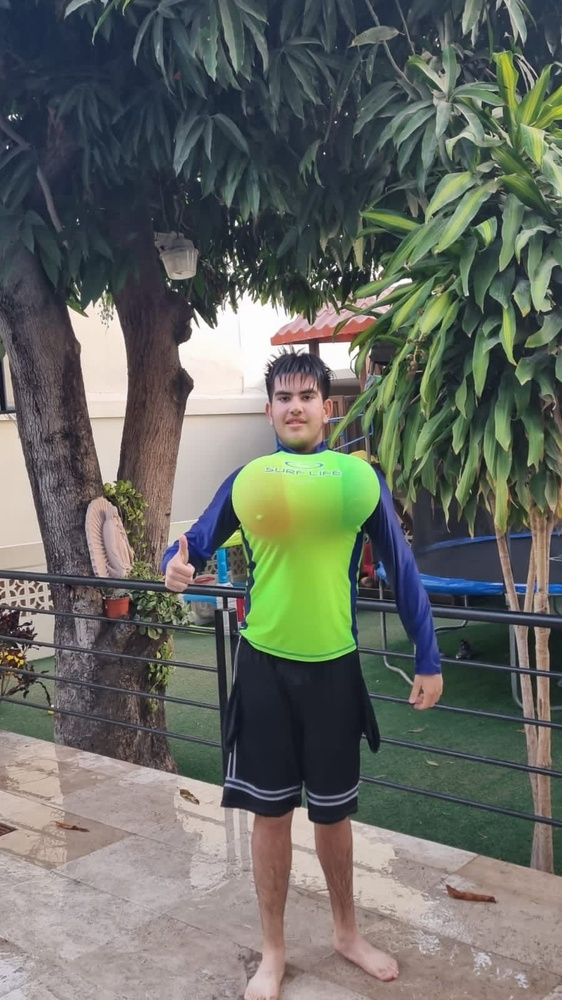
#> input picture camaraView/testImg/WhatsApp Image 2026-02-16 at 5.47.56 PM.jpeg, 562 x 1000 px, shrunk from 900 x 1600 before the run, given in place of the camera
$ python profe.py
#> lines starting #> are read from the running program, lines starting #| are printed output that depends on the picture; after the words box and inside, x2 and y2 are one past the last pixel; in counts of white or black regions, pixels touching at a corner belong together
import cv2
import numpy as np

cap = cv2.VideoCapture(0)
contador=0
while True:
    contador=contador+1
    ret, frame = cap.read()
#> frame is the input picture: shape (1000, 562, 3); mean B, G, R 99.1, 106.2, 102.6
    frameMostrar=cv2.cvtColor(frame,cv2.COLOR_BGR2GRAY)
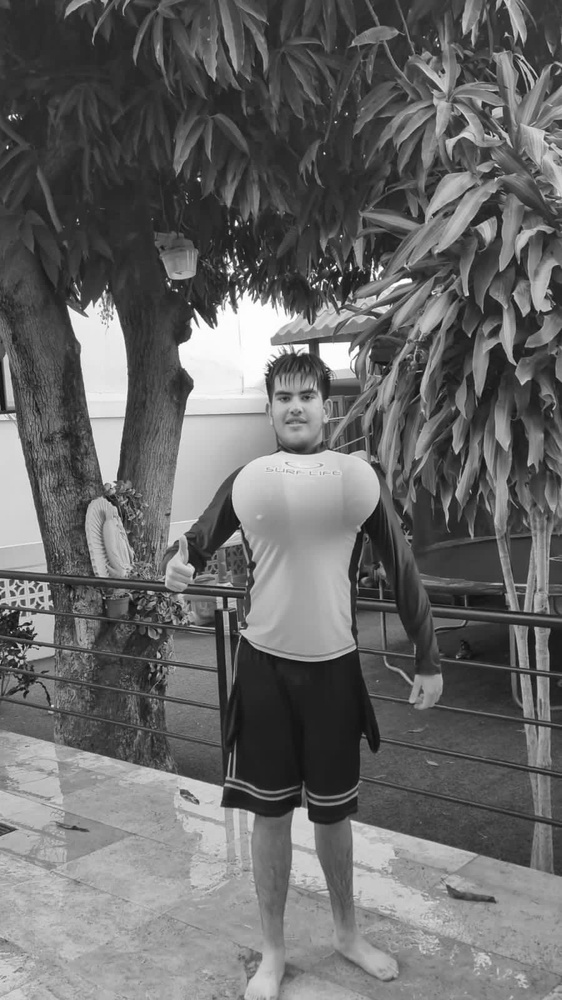
#> frameMostrar: shape (1000, 562); min 11, max 255, mean 104.3
    _,frameGries=cv2.threshold(frameMostrar,0,255,cv2.THRESH_BINARY+cv2.THRESH_OTSU)
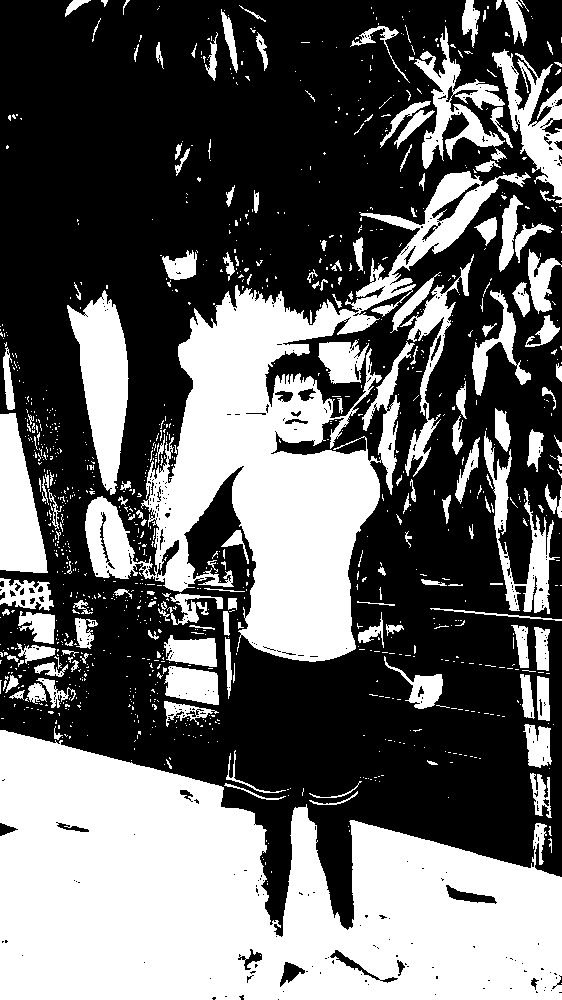
#> frameGries: shape (1000, 562); 40% white; 1115 white regions (947 under 20 px), largest, box (x1, y1, x2, y2) and area: (0, 730, 562, 1000) 102625, (85, 171, 531, 662) 60127, (67, 290, 129, 495) 6937
    frameSuaveGris=cv2.GaussianBlur(frameGries,[7,7],0)
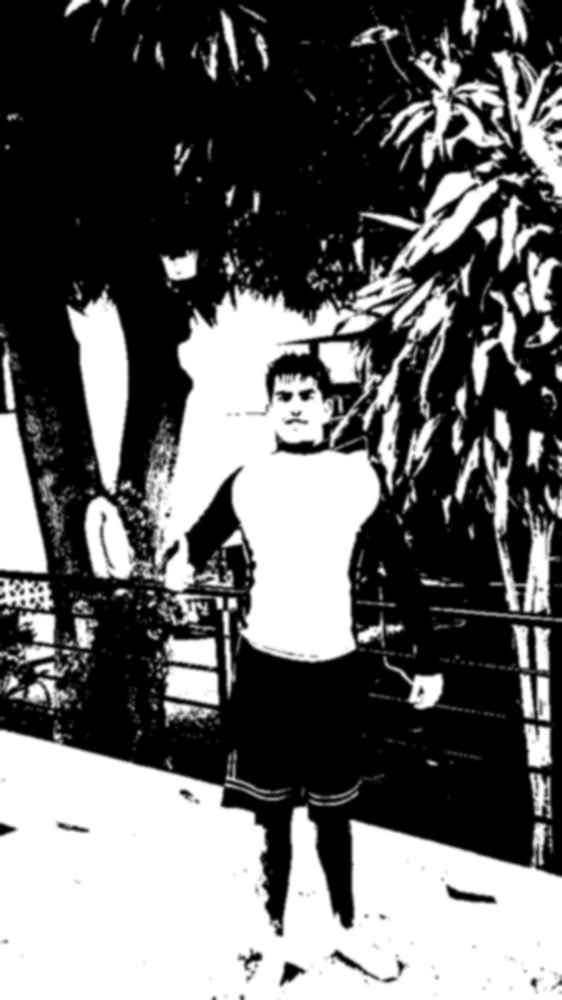
#> frameSuaveGris: shape (1000, 562); min 0, max 255, mean 101.9
    _,frameGriesInv=cv2.threshold(frameMostrar,0,255,cv2.THRESH_BINARY_INV+cv2.THRESH_OTSU)
#> frameGriesInv: shape (1000, 562); 60% white; 1115 black regions (947 under 20 px)
    contornoGris, _ = cv2.findContours(frameGries, cv2.RETR_EXTERNAL, cv2.CHAIN_APPROX_SIMPLE)
#> contornoGris = 1112 contours, 1002 with area under 20; largest, box (x1, y1, x2, y2) and area: (0, 730, 562, 1000) 103212, (85, 171, 531, 662) 59484, (67, 290, 129, 495) 6714, (0, 413, 48, 573) 4910, (492, 49, 562, 198) 3638
    contrnoInvGri,_s=cv2.findContours(frameGriesInv,cv2.RETR_EXTERNAL,cv2.CHAIN_APPROX_SIMPLE)
#> contrnoInvGri = 131 contours, 119 with area under 20; largest, box (x1, y1, x2, y2) and area: (0, 0, 562, 937) 442484, (446, 885, 497, 904) 338, (280, 962, 305, 987) 250, (330, 950, 398, 983) 235, (540, 118, 562, 134) 140
    y,x=frameGries.shape
#> y = 1000; x = 562

    fondoBlanco=np.ones((y,x,3),dtype=np.uint8)*255
    fondoNegro=np.zeros((y,x,3),dtype=np.uint8)*255
    for contorno in contornoGris:
        area=cv2.contourArea(contorno)
        if area>1000:
            x,y,w,h=cv2.boundingRect(contorno)
            cv2.drawContours(fondoBlanco,contornoGris, -1, (255, 65, 89), 2)
            #cv2.rectangle(fondo,(x,y),(x+w,y+h),(89,125,21),2)
            cv2.drawContours(fondoNegro, contrnoInvGri, -1, (0, 89, 230), 2)
#> this loop made 1112 passes
#> (area, x, y, w, h) on passes 76, 223, 309, 438, 706, 750, 822, 856, 858, 910, 977, 1055: (103211.5, 0, 730, 562, 270), (1538, 164, 666, 55, 39), (1136, 164, 635, 53, 32), (1066, 0, 578, 54, 33), (3063.5, 484, 431, 76, 183), (4910, 0, 413, 48, 160), (1415.5, 318, 340, 51, 44), (1402.5, 472, 290, 59, 106), (6714.5, 67, 290, 62, 205), (2368.5, 400, 254, 74, 223), (59484, 85, 171, 446, 491), (3637.5, 492, 49, 70, 149)
#> area on passes 16, 20, 22, 32, 49: 51, 68.5, 35, 442, 99
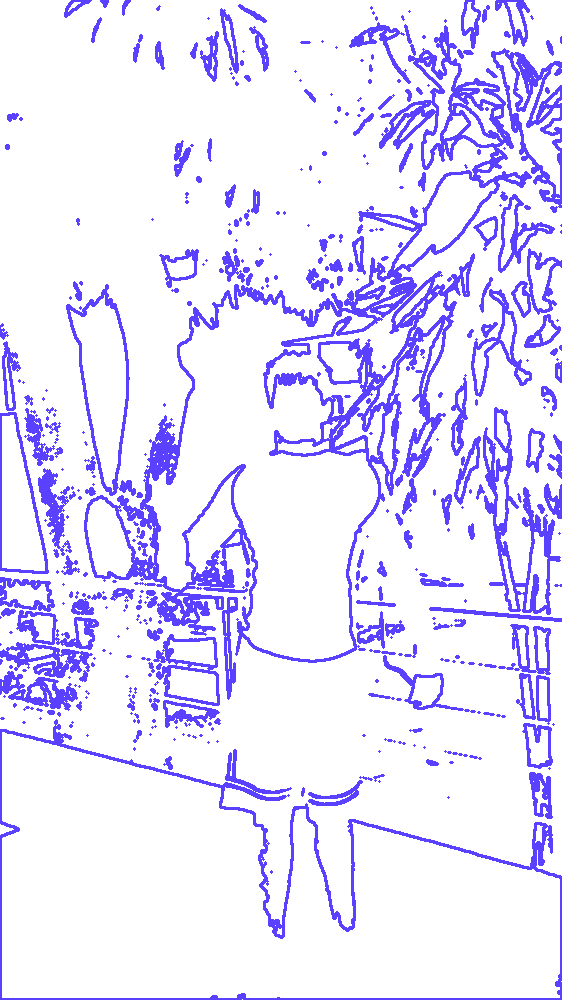
#> fondoBlanco: shape (1000, 562, 3); mean of channels 0, 1, 2 255, 226.9, 230.4; drawn as B, G, R
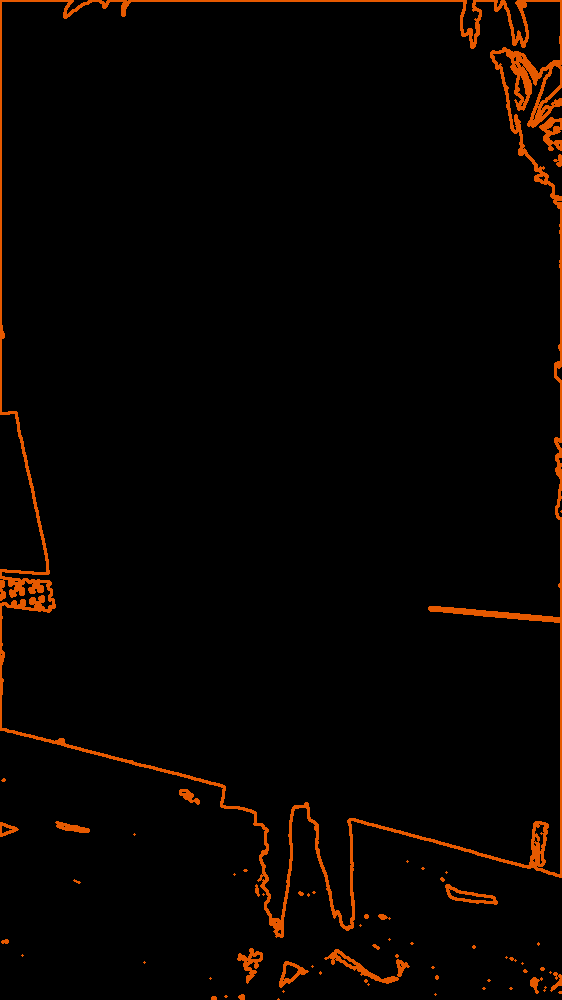
#> fondoNegro: shape (1000, 562, 3); mean of channels 0, 1, 2 0, 2.9, 7.5; drawn as B, G, R
    # [4 lines of commented-out code are left out]
    cv2.imshow('Negro',fondoNegro)
    cv2.imshow('Blanco',fondoBlanco)
    # [4 lines of commented-out code are left out]


    tecla = cv2.waitKey(1) & 0xFF
#> (key q is pressed here)
    if tecla == ord('q'):
        break


cap.release()
cv2.destroyAllWindows()

$ run again, on camaraView/testImg/WhatsApp Image 2026-02-16 at 5.47.58 PM.jpeg
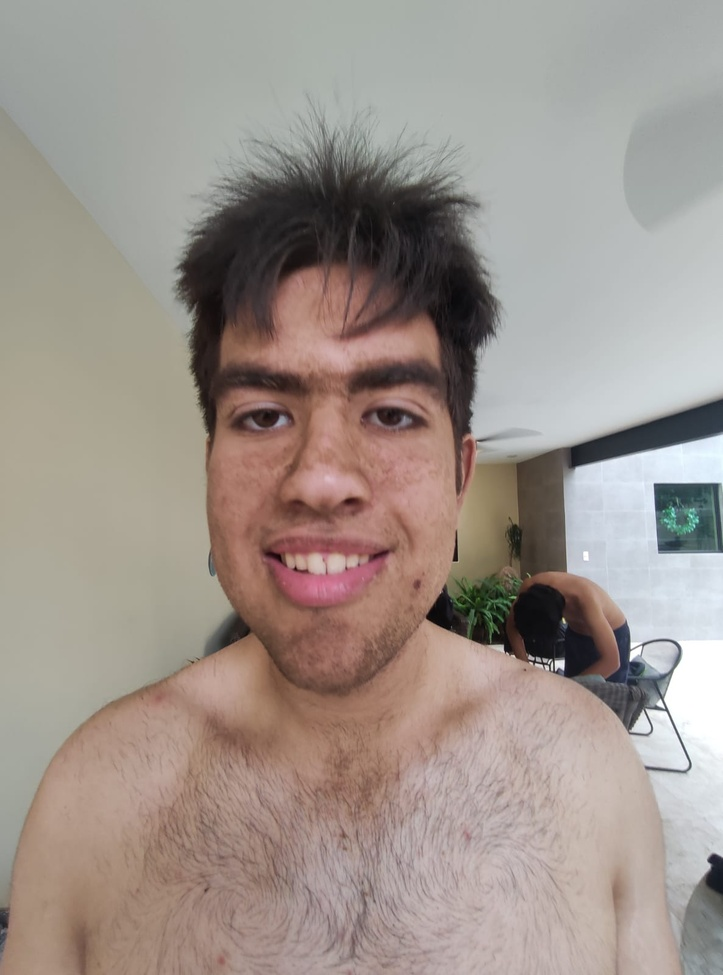
#> input picture camaraView/testImg/WhatsApp Image 2026-02-16 at 5.47.58 PM.jpeg, 723 x 975 px, shrunk from 1186 x 1599 before the run, given in place of the camera
#> frame is the input picture: shape (975, 723, 3); mean B, G, R 140.2, 147.2, 158.1
#> `_,frameGries=cv2.threshold(frameMostrar,0,255,cv2.THRESH_BINARY+cv2.TH..`:
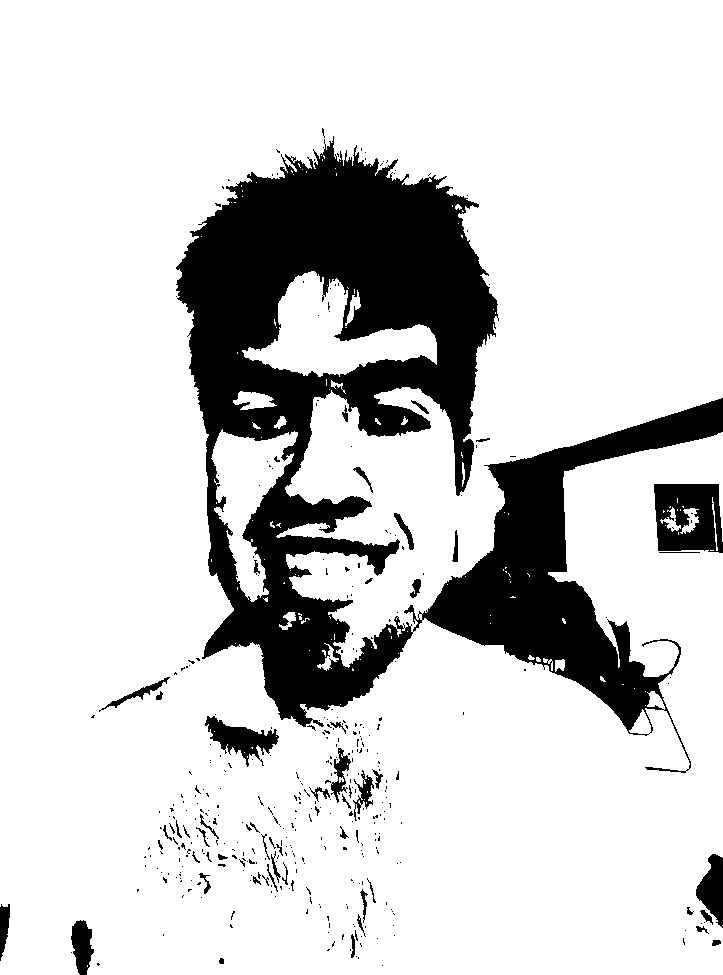
#> frameGries: shape (975, 723); 82% white; 394 black regions (340 under 20 px), largest, box (x1, y1, x2, y2) and area: (176, 136, 723, 773) 113984, (654, 484, 723, 553) 3777, (205, 716, 279, 767) 1564
#> frameGriesInv: shape (975, 723); 18% white; 394 white regions (340 under 20 px)
#> contornoGris = 39 contours, 33 with area under 20; largest, box (x1, y1, x2, y2) and area: (0, 0, 723, 975) 665526, (680, 508, 699, 534) 197, (660, 507, 681, 532) 136, (555, 659, 565, 672) 78, (712, 497, 718, 551) 28, (543, 658, 553, 671) 25
#> contrnoInvGri = 375 contours, 343 with area under 20; largest, box (x1, y1, x2, y2) and area: (176, 136, 723, 773) 129795, (654, 484, 723, 553) 4184, (205, 716, 279, 767) 1415, (696, 854, 723, 928) 1111, (71, 920, 94, 975) 788
#> the loop `for contorno in contornoGris:` made 39 passes
#> (area, x, y, w, h) on pass 39: (665526, 0, 0, 723, 975)
#> after the loop `for contorno in contornoGris:`:
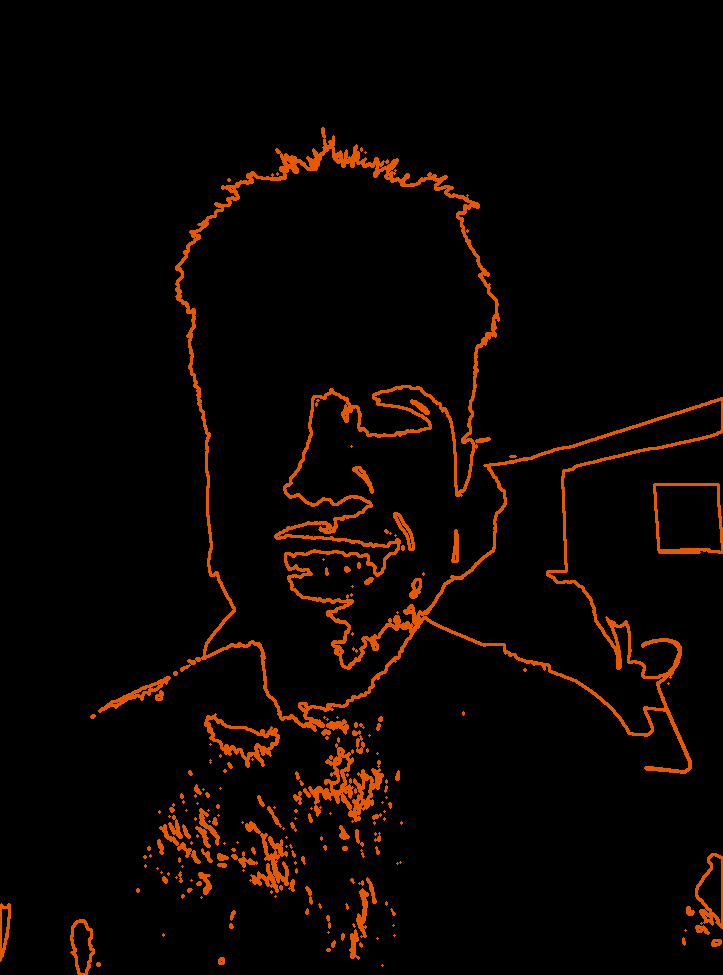
#> fondoNegro: shape (975, 723, 3); mean of channels 0, 1, 2 0, 4.1, 10.5; drawn as B, G, R
